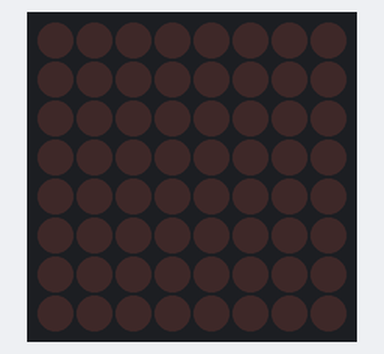
Recording of a sketch running on a simulated Arduino Uno, built with avr-gcc and run on an emulated ATmega328P. On the bench: 8×8 LED matrix. Wiring (inferred from the names in the program): MAX7219 LED driver (orientation assumed): CS pin 10.

Above: at 0.1 s.
At 1.6 s:
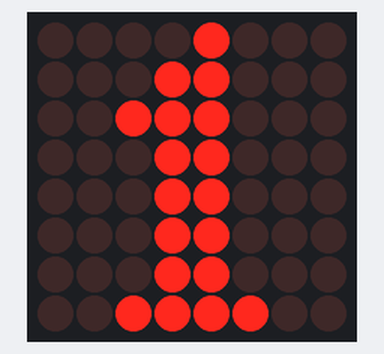
At 2.6 s:
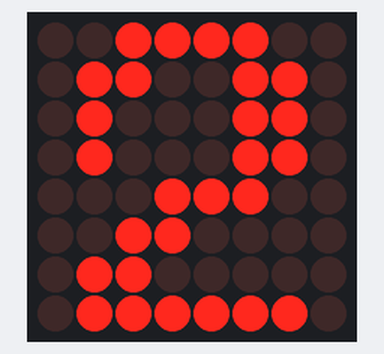
At 5.6 s:
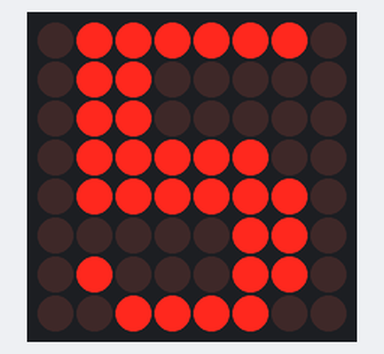
At 8.6 s:
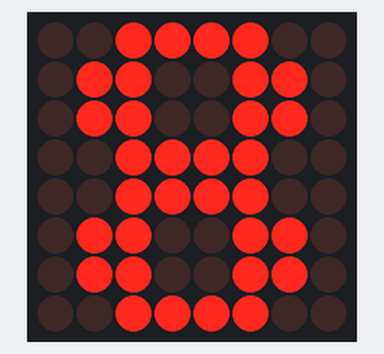
At 11.1 s:
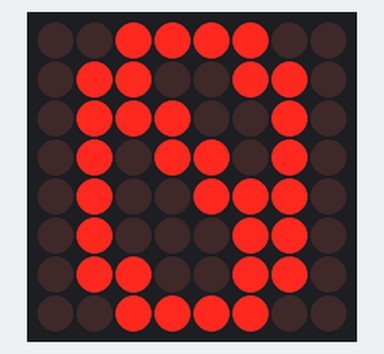

Measured:
- by itself, everything shown: repeats every 10.5 s, in 11 steps
- what the display in image 1 shows lasts 1.0 s, from 1.5 s to 2.5 s

The sketch:

MAX7219_8x8LED.ino
```cpp
#include <SPI.h>
#include "number.h"
//定義
#define No_Op  0x00
#define Digit0 0x01
#define Digit1 0x02
#define Digit2 0x03
#define Digit3 0x04
#define Digit4 0x05
#define Digit5 0x06
#define Digit6 0x07
#define Digit7 0x08

#define DecodeMode  0x09
#define Intensity   0x0A
#define ScanLimit   0x0B
#define Shutdown    0x0C
#define DisplayTest 0x0F

#define CS_pin      10

void MAX7219_write(byte address, byte data)
{
  digitalWrite(CS_pin, LOW);
  SPI.transfer(address);
  SPI.transfer(data);
  digitalWrite(CS_pin, HIGH);
}
void setup() {
  SPISettings(1000000, MSBFIRST, SPI_MODE0);
  SPI.begin();
  pinMode(CS_pin, OUTPUT);
  //解碼模式設定
  MAX7219_write(DecodeMode, 0x00);
  //亮度設定
  MAX7219_write(Intensity, 0x02);
  //顯示開啟ON
  MAX7219_write(Shutdown, 0x01);
  //關閉顯示測試
  MAX7219_write(DisplayTest, 0x00);
  //掃描顆數
  MAX7219_write(ScanLimit, 0x07);
}
byte booltoByte(int (*ShowArray_ptr)[8])
{
  byte data = 0x00;

  for (int i = 0; i < 8; i++)
    data = data << 1 | ShowArray_ptr[0][i];

  return data;
}
void draw(int (*ShowArray_ptr)[8])
{
  MAX7219_write(Digit0, booltoByte(&ShowArray_ptr[0]));
  MAX7219_write(Digit1, booltoByte(&ShowArray_ptr[1]));
  MAX7219_write(Digit2, booltoByte(&ShowArray_ptr[2]));
  MAX7219_write(Digit3, booltoByte(&ShowArray_ptr[3]));
  MAX7219_write(Digit4, booltoByte(&ShowArray_ptr[4]));
  MAX7219_write(Digit5, booltoByte(&ShowArray_ptr[5]));
  MAX7219_write(Digit6, booltoByte(&ShowArray_ptr[6]));
  MAX7219_write(Digit7, booltoByte(&ShowArray_ptr[7]));
}
void clear()
{
  MAX7219_write(Digit0, 0x00);
  MAX7219_write(Digit1, 0x00);
  MAX7219_write(Digit2, 0x00);
  MAX7219_write(Digit3, 0x00);
  MAX7219_write(Digit4, 0x00);
  MAX7219_write(Digit5, 0x00);
  MAX7219_write(Digit6, 0x00);
  MAX7219_write(Digit7, 0x00);
}

void loop() {
  clear();//清除畫面
  delay(500);
  draw(&show_num0[0]);//顯示數字1
  delay(1000);
  draw(&show_num1[0]);//顯示數字1
  delay(1000);
  draw(&show_num2[0]);//顯示數字1
  delay(1000);
  draw(&show_num3[0]);//顯示數字1
  delay(1000);
  draw(&show_num4[0]);//顯示數字1
  delay(1000);
  draw(&show_num5[0]);//顯示數字1
  delay(1000);
  draw(&show_num6[0]);//顯示數字1
  delay(1000);
  draw(&show_num7[0]);//顯示數字1
  delay(1000);
  draw(&show_num8[0]);//顯示數字1
  delay(1000);
  draw(&show_num9[0]);//顯示數字1
  delay(1000);
}
```

Source omitted: number.h (data table, 2480 bytes)
